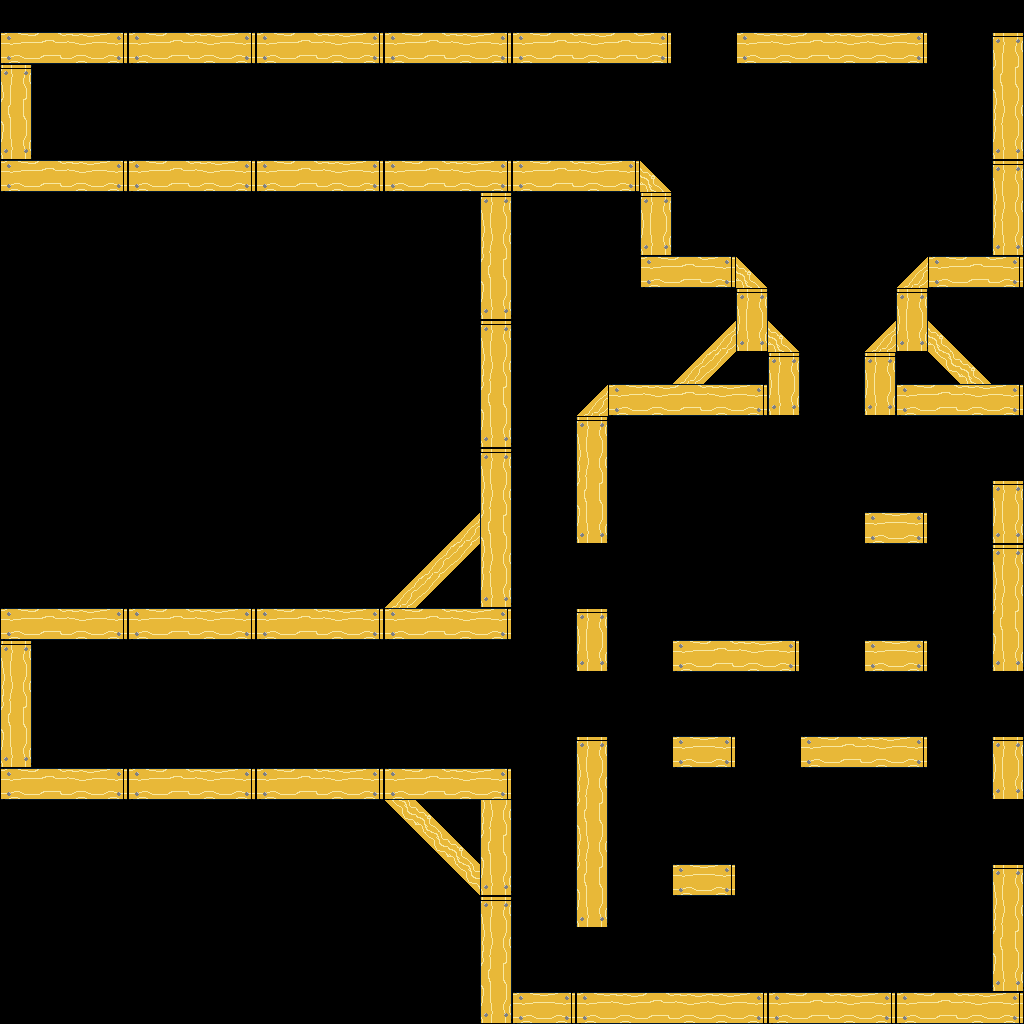

The image is a tile-based game level rendered from a .tmx file. Its description and source (layers, tilesets, objects; grid data summarised) follow:
An orthogonal 32x32 tile map with 32x32 px tiles, 2 tile layers (background, foreground), 3 tilesets and 107 objects (86x spikes, 11x fan, 6x rope, 2x door, spawn, ...).

<map version="1.0" orientation="orthogonal" renderorder="right-down" width="32" height="32" tilewidth="32" tileheight="32" nextobjectid="159">
 <tileset firstgid="1" name="basic-tiles" tilewidth="32" tileheight="32" tilecount="256" columns="16">
  <image source="basic-tiles.png" width="512" height="512" />
 </tileset>
 <tileset firstgid="257" name="objects" tilewidth="64" tileheight="64" tilecount="4" columns="0">
  <tile id="1">
   <image width="32" height="64" source="fan_0.png" />
  </tile>
  <tile id="3">
   <image width="32" height="32" source="exit.png" />
  </tile>
  <tile id="4">
   <image width="32" height="32" source="spawn.png" />
  </tile>
  <tile id="5">
   <image width="64" height="7" source="door.png" />
  </tile>
 </tileset>
 <tileset firstgid="263" name="objects" tilewidth="64" tileheight="64" tilecount="4" columns="0">
  <tile id="1">
   <image width="32" height="64" source="fan_0.png" />
  </tile>
  <tile id="2">
   <image width="32" height="32" source="spawn.png" />
  </tile>
  <tile id="3">
   <image width="32" height="32" source="exit.png" />
  </tile>
  <tile id="9">
   <image width="64" height="7" source="door.png" />
  </tile>
 </tileset>
 <layer name="background" width="32" height="32">
  <data>[1024 cells, 0 non-empty, 0 distinct tile ids]</data>
 </layer>
 <layer name="foreground" width="32" height="32">
  <data>[1024 cells, 216 non-empty, 12 distinct tile ids]</data>
 </layer>
 <objectgroup name="objects">
  <object id="1" type="fan" gid="2147483906" x="992" y="736" width="32" height="64" />
  <object id="14" type="spikes" gid="18" x="32" y="160" width="32" height="32" />
  <object id="15" type="spikes" gid="19" x="32" y="96" width="32" height="32" />
  <object id="24" type="spawn" gid="261" x="64" y="128" width="32" height="32" />
  <object id="35" type="exit" gid="260" x="65.3333" y="720" width="32" height="32" />
  <object id="37" type="fan" gid="264" x="288" y="32" width="32" height="64" rotation="-90" />
  <object id="38" type="fan" gid="258" x="224" y="192" width="32" height="64" rotation="90" />
  <object id="39" type="fan" gid="264" x="576" y="32" width="32" height="64" rotation="-90" />
  <object id="40" type="fan" gid="258" x="512" y="192" width="32" height="64" rotation="90" />
  <object id="41" type="spikes" gid="18" x="64" y="160" width="32" height="32" />
  <object id="42" type="spikes" gid="18" x="160" y="160" width="32" height="32" />
  <object id="43" type="spikes" gid="18" x="192" y="160" width="32" height="32" />
  <object id="44" type="spikes" gid="18" x="288" y="160" width="32" height="32" />
  <object id="45" type="spikes" gid="18" x="320" y="160" width="32" height="32" />
  <object id="46" type="spikes" gid="18" x="96" y="160" width="32" height="32" />
  <object id="47" type="spikes" gid="18" x="128" y="160" width="32" height="32" />
  <object id="48" type="spikes" gid="18" x="224" y="160" width="32" height="32" />
  <object id="49" type="spikes" gid="18" x="256" y="160" width="32" height="32" />
  <object id="50" type="spikes" gid="18" x="416" y="160" width="32" height="32" />
  <object id="51" type="spikes" gid="18" x="544" y="160" width="32" height="32" />
  <object id="52" type="spikes" gid="18" x="384" y="160" width="32" height="32" />
  <object id="53" type="spikes" gid="18" x="608" y="160" width="32" height="32" />
  <object id="54" type="spikes" gid="18" x="352" y="160" width="32" height="32" />
  <object id="55" type="spikes" gid="18" x="480" y="160" width="32" height="32" />
  <object id="56" type="spikes" gid="18" x="672" y="256" width="32" height="32" />
  <object id="57" type="spikes" gid="18" x="512" y="160" width="32" height="32" />
  <object id="58" type="spikes" gid="18" x="576" y="160" width="32" height="32" />
  <object id="59" type="spikes" gid="18" x="448" y="160" width="32" height="32" />
  <object id="60" type="spikes" gid="19" x="64" y="96" width="32" height="32" />
  <object id="61" type="spikes" gid="19" x="96" y="96" width="32" height="32" />
  <object id="62" type="spikes" gid="19" x="128" y="96" width="32" height="32" />
  <object id="63" type="spikes" gid="19" x="160" y="96" width="32" height="32" />
  <object id="64" type="spikes" gid="19" x="192" y="96" width="32" height="32" />
  <object id="65" type="spikes" gid="19" x="256" y="96" width="32" height="32" />
  <object id="66" type="spikes" gid="19" x="224" y="96" width="32" height="32" />
  <object id="67" type="spikes" gid="19" x="352" y="96" width="32" height="32" />
  <object id="68" type="spikes" gid="19" x="288" y="96" width="32" height="32" />
  <object id="69" type="spikes" gid="19" x="384" y="96" width="32" height="32" />
  <object id="70" type="spikes" gid="19" x="320" y="96" width="32" height="32" />
  <object id="71" type="spikes" gid="19" x="448" y="96" width="32" height="32" />
  <object id="72" type="spikes" gid="19" x="416" y="96" width="32" height="32" />
  <object id="73" type="spikes" gid="19" x="544" y="96" width="32" height="32" />
  <object id="74" type="spikes" gid="19" x="480" y="96" width="32" height="32" />
  <object id="75" type="spikes" gid="19" x="576" y="96" width="32" height="32" />
  <object id="76" type="spikes" gid="19" x="512" y="96" width="32" height="32" />
  <object id="77" type="spikes" gid="19" x="608" y="96" width="32" height="32" />
  <object id="78" type="fan" gid="258" x="672" y="32" width="32" height="64" rotation="90" />
  <object id="79" type="spikes" gid="18" x="704" y="256" width="32" height="32" />
  <object id="80" type="spikes" gid="18" x="960" y="256" width="32" height="32" />
  <object id="81" type="spikes" gid="18" x="928" y="256" width="32" height="32" />
  <object id="82" type="fan" gid="258" x="928" y="32" width="32" height="64" rotation="90" />
  <object id="91" type="fan" gid="258" x="576" y="992" width="32" height="64" />
  <object id="92" type="fan" gid="258" x="576" y="608" width="32" height="64" />
  <object id="103" type="door" gid="272" x="922" y="745" width="64" height="7" rotation="270">
   <properties>
    <property name="openRotation" type="float" value="180" />
    <property name="triggeredByRopeGroup" value="rope-group-1" />
   </properties>
  </object>
  <object id="104" type="door" gid="272" x="730" y="746" width="64" height="7" rotation="270">
   <properties>
    <property name="openRotation" type="float" value="0" />
    <property name="triggeredByRopeGroup" value="rope-group-2" />
   </properties>
  </object>
  <object id="105" type="spikes" gid="18" x="352" y="768" width="32" height="32" />
  <object id="106" type="spikes" gid="18" x="416" y="768" width="32" height="32" />
  <object id="107" type="spikes" gid="18" x="448" y="768" width="32" height="32" />
  <object id="108" type="spikes" gid="18" x="96" y="768" width="32" height="32" />
  <object id="109" type="spikes" gid="18" x="384" y="768" width="32" height="32" />
  <object id="110" type="spikes" gid="18" x="256" y="768" width="32" height="32" />
  <object id="111" type="spikes" gid="18" x="160" y="768" width="32" height="32" />
  <object id="112" type="spikes" gid="18" x="320" y="768" width="32" height="32" />
  <object id="113" type="spikes" gid="18" x="288" y="768" width="32" height="32" />
  <object id="114" type="spikes" gid="18" x="32" y="768" width="32" height="32" />
  </objectgroup>
</map>
<!-- 42 of 107 objects omitted -->
